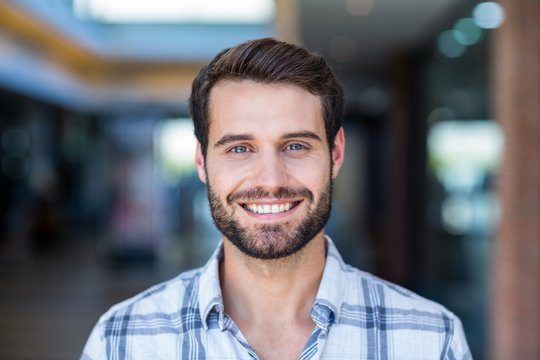
#> input picture smile_img.jpg, 540 x 360 px, found by its file name
$ jupyter execute Exp_10_SMILES.ipynb
#> lines starting #> are read from the running program, lines starting #| are printed output that depends on the picture; after the words box and inside, x2 and y2 are one past the last pixel; in counts of white or black regions, pixels touching at a corner belong together
[cell 1]
import cv2

[cell 2]
face_cascade = cv2.CascadeClassifier(cv2.data.haarcascades + 'haarcascade_frontalface_default.xml')
smile_cascade = cv2.CascadeClassifier(cv2.data.haarcascades + 'haarcascade_smile.xml')

[cell 3]
def detect_smile(gray, frame):
    # Detect faces
    faces = face_cascade.detectMultiScale(gray, scaleFactor=1.3, minNeighbors=5, minSize=(30, 30))

    # Iterate over detected faces and detect smiles within each face region
    for (x, y, w, h) in faces:
        roi_gray = gray[y:y+h, x:x+w]
        smiles = smile_cascade.detectMultiScale(roi_gray)

        # Iterate over detected smiles and draw rectangles around them
        for (sx, sy, sw, sh) in smiles:
            cv2.rectangle(frame, (x+sx, y+sy), (x+sx+sw, y+sy+sh), (0, 255, 0), 2)

    # Display or save the image with detected faces and smiles
    cv2.imshow('Detected Faces and Smiles', frame)
    cv2.waitKey(0)
    cv2.destroyAllWindows()

[cell 4]
image_path = r"C:\Users\DELL\Desktop\Ipcv_model\Ipcv_model\smile_img.jpg"
frame = cv2.imread(image_path)
#> frame is the input picture: shape (360, 540, 3); mean B, G, R 115.4, 109.3, 108.5

# Convert the image to grayscale
gray = cv2.cvtColor(frame, cv2.COLOR_BGR2GRAY)
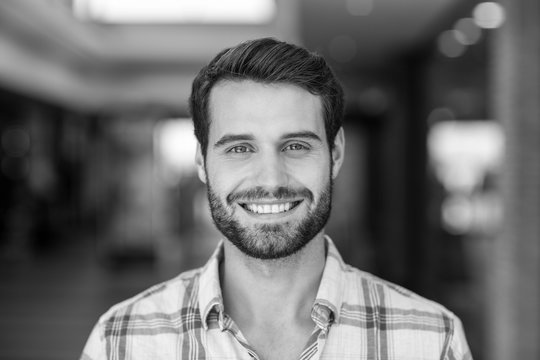
#> gray: shape (360, 540); min 1, max 255, mean 109.8

# Perform smile detection
canvas = detect_smile(gray, frame)
#> in detect_smile, `faces = face_cascade.detectMultiScale(gray, scaleFactor=1.3, minNeighb..`: faces = [[190, 81, 162, 162]]
#> the loop in detect_smile, `for (x, y, w, h) in faces:` made 1 pass
#> (x, y, w, h, smiles) on pass 1: (190, 81, 162, 162, [[85, 57, 46, 23], [29, 55, 42, 21], [37, 103, 83, 42]])
#> pass 1, in detect_smile, `roi_gray = gray[y:y+h, x:x+w]`:
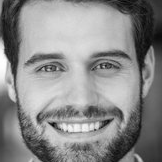
#> roi_gray: shape (162, 162); min 3, max 254, mean 138.6
#> after the loop in detect_smile, `for (x, y, w, h) in faces:`:
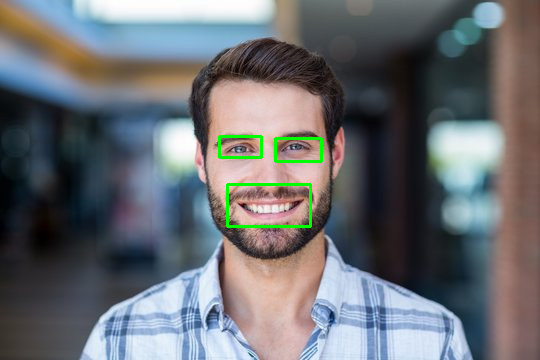
#> frame: shape (360, 540, 3); 0.79% of pixels changed, all inside (x1, y1, x2, y2) = (218, 135, 323, 228)
